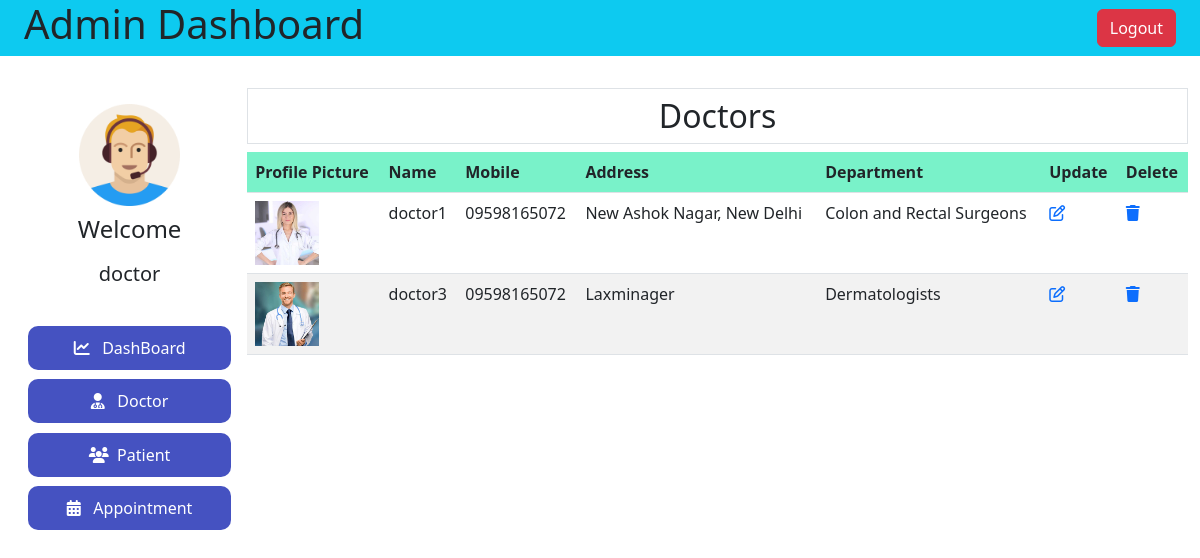
/admin-doctor/ (signed in), run on an earlier commit of the app's database.
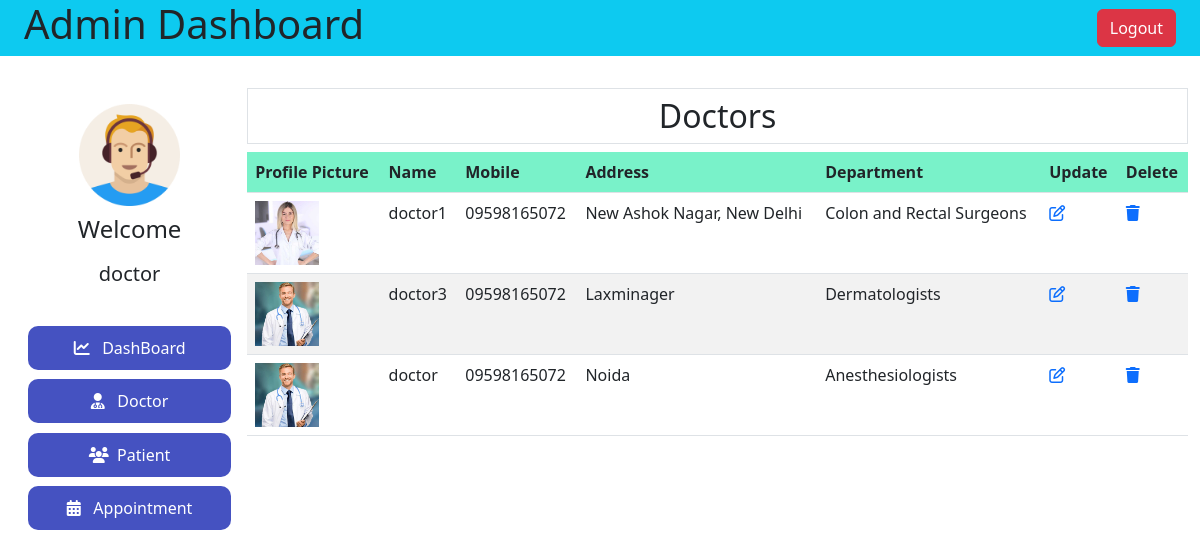
And on a later commit of the database.
### hospital/models.py (models this page shows, shortened)
class Doctor(models.Model):
    user = models.OneToOneField(User, on_delete=models.CASCADE)
    profile_pic = models.ImageField(
        upload_to='profile_pic/DoctorProfilePic/', null=True, blank=True)
    address = models.CharField(max_length=40)
    mobile = models.CharField(max_length=20, null=True)
    department = models.CharField(
        max_length=50, choices=departments, default='Cardiologist')
    status = models.BooleanField(default=False)

### hospital/views.py (the view)
# urls.py: path('admin-doctor/',ViewAdmindDoctor,name='adminDoctor'),
@login_required(login_url='adminlogin')
def ViewAdmindDoctor(request):
    doctors = Doctor.objects.all().filter(status=True)
    return render(request,'hospital/adminDoctor.html',locals())

### templates/hospital/adminDoctor.html
{% extends 'hospital/adminDashboard.html' %}
{% block adminDashBoard %}
<h2 class="text-center p-2 border"> Doctors</h2>
<table class="table table-striped table-hover">
    <tr class="bg-info" >
        <th >Profile Picture</th>
        <th>Name</th>
        <th>Mobile</th>
        <th>Address</th>
        <th>Department</th>
        <th>Update</th>
        <th>Delete</th>
    </tr>
    {% for doctor in doctors %}
        <tr>
        <td><img id="doctorImg" src="{{doctor.profile_pic.url}}" alt=""></td>
        <td>{{doctor.user.username}}</td>
        <td>{{doctor.mobile}}</td>
        <td>{{doctor.address}}</td>
        <td>{{doctor.department}}</td>
        <td><a href="{% url 'admindoctorupdate' doctor.user.id %}"><i class="fa-regular fa-pen-to-square"></i></a></td>
        <td><a href="{% url 'admindoctordelete' doctor.user.id %}"><i class="fa-solid fa-trash"></i></a></td>
        </tr>
    {% endfor %}
</table>
{% endblock adminDashBoard %}

What changed in the data, as far as the page shows it:
now on this page (row edited): Doctor: profile_pic (picture), user.username "doctor", mobile "09598165072", address "Noida", department "Anesthesiologists"
